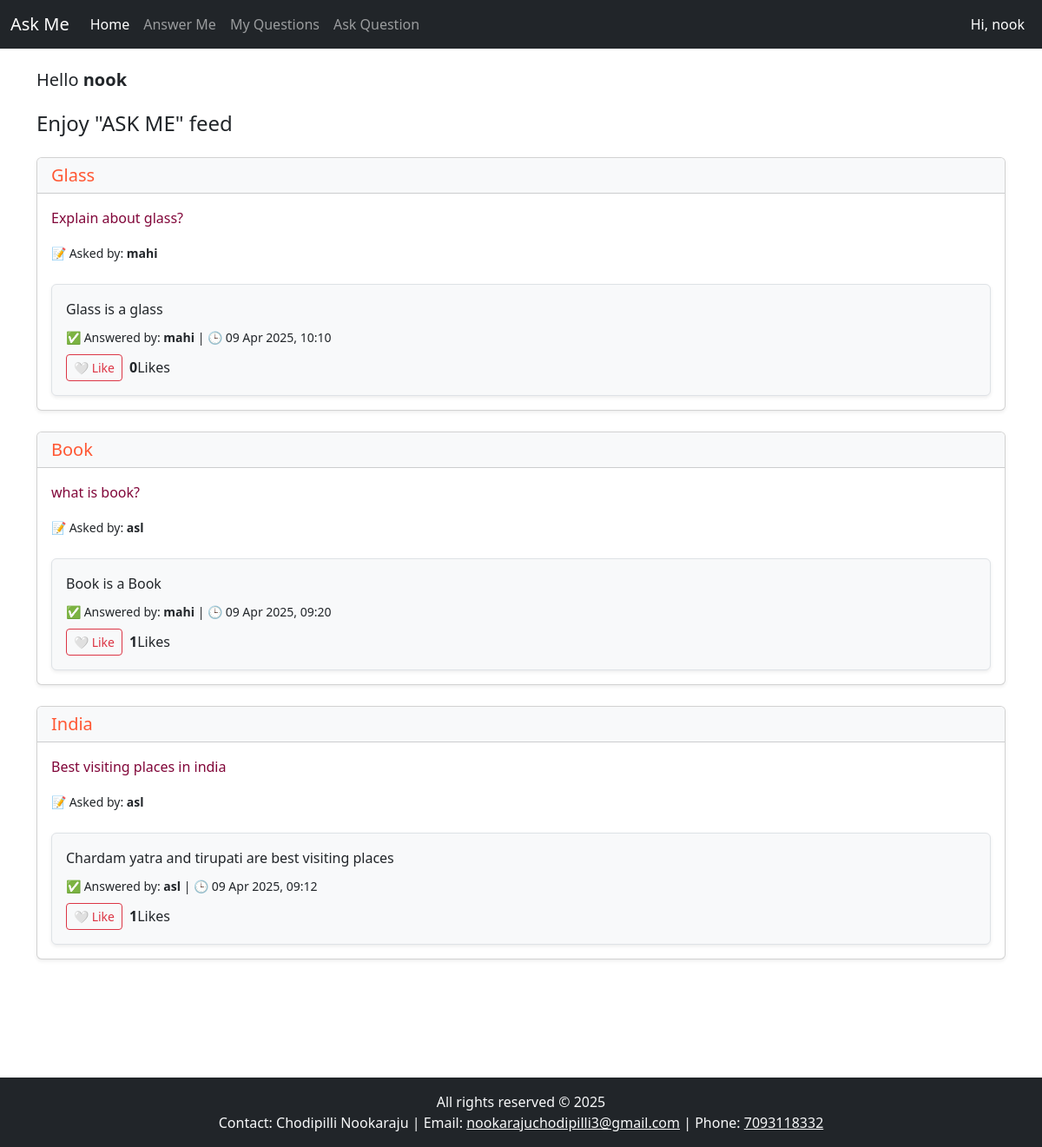
The app's page / (signed in) with its own data.
### askme/models.py (models this page shows, shortened)
class Question(models.Model):
    title = models.CharField(max_length=255)
    description = models.TextField(blank=True)
    asked_by = models.ForeignKey(User, on_delete=models.CASCADE, related_name='questions')
    created_at = models.DateTimeField(auto_now_add=True)

class Answer(models.Model):
    question = models.ForeignKey(Question, on_delete=models.CASCADE, related_name='answers')
    answered_by = models.ForeignKey(User, on_delete=models.CASCADE, related_name='answers')
    content = models.TextField()
    likes = models.ManyToManyField(User, related_name='liked_answer', blank=True)
    created_at = models.DateTimeField(auto_now_add=True)

### askme/views.py (the view)
# urls.py: path('', home, name='home'),
def home(request):
    questions = Question.objects.filter(answers__isnull=False).distinct().order_by('-created_at')
    return render(request, 'home.html', {'questions': questions})

### templates/home.html (shortened to what this page needs)
{% extends 'index.html' %}
{% block content %}
<h5 class="my-4">Hello <strong>{{ request.user }}</strong></h5>
<h4 class="mb-4">Enjoy "ASK ME" feed</h4>
{% for question in questions %}
  <div class="card shadow-sm mb-4 border-20">
    <div class="card-header bg-light text-dark">
      <h5 class="mb-0" style="color: #FF5733;"> {{ question.title }}</h5>
    </div>
    <div class="card-body">
      <p style="color:rgb(129, 6, 57);">{{ question.description }}</p>
      <p><small>📝 Asked by: <strong>{{ question.asked_by.username }}</strong></small></p>
      {% for answer in question.answers.all %}
        <div class="mt-4 p-3 border rounded bg-light shadow-sm" id="answer-{{ answer.id }}">
          <p class="mb-2 answer-content" style="max-height: 100px; overflow: hidden;" id="content-{{ answer.id }}">
            {{ answer.content }}
          </p>
          <p class="mb-2 mt-2">
            <small>
              ✅ Answered by: <strong>{{ answer.answered_by.username }}</strong> |
              🕒 {{ answer.created_at|date:"d M Y, H:i" }}
            </small>
          </p>
          <div class="d-flex align-items-center">
            <button class="btn btn-sm btn-outline-danger me-2 like-btn" data-id="{{ answer.id }}">
              {% if request.user in answer.likes.all %}
              ❤️ Unlike
              {% else %}
              🤍 Like
              {% endif %}
            </button>
            <span id="like-count-{{ answer.id }}"><strong>{{ answer.likes.count }}</strong></span> Likes
          </div>
        </div>
      {% endfor %}
    </div>
  </div>
{% empty %}
  <div class="alert alert-info mt-4">No answered questions yet.</div>
{% endfor %}
{% endblock %}

### templates/index.html (shortened to what this page needs)
<!DOCTYPE html>
<html lang="en">
<head>
    <link rel="stylesheet" href="https://cdn.jsdelivr.net/npm/bootstrap@5.3.0/dist/css/bootstrap.min.css">
</head>
<body>
<nav class="navbar navbar-expand-lg navbar-dark bg-dark fixed-top">
  <div class="container-fluid">
    <a class="navbar-brand" href="/">Ask Me</a>
    <div class="collapse navbar-collapse" id="navbarNav">
      <ul class="navbar-nav me-auto mb-2 mb-lg-0">
        <li class="nav-item">
            <a class="nav-link {% if request.path == '/' %}active{% endif %}" href="/">Home</a>
          </li>
          <li class="nav-item">
            <a class="nav-link {% if request.path == '/answer_me/' %}active{% endif %}" href="/answer_me/">Answer Me</a>
          </li>
          <li class="nav-item">
            <a class="nav-link {% if request.path == '/my_questions/' %}active{% endif %}" href="/my_questions/">My Questions</a>
          </li>
          <li class="nav-item">
            <a class="nav-link {% if request.path == '/ask/' %}active{% endif %}" href="/ask/">Ask Question</a>
          </li>
      </ul>
      <ul class="navbar-nav">
        {% if user.is_authenticated %}
        <li class="nav-item"><a class="nav-link  text-white" href="/profile/">Hi, {{request.user}}</a></li>
        {% else %}
        <li class="nav-item"><a class="nav-link" href="/login/">Login</a></li>
        <li class="nav-item"><a class="nav-link" href="/register/">Signup</a></li>
        {% endif %}
      </ul>
    </div>
  </div>
</nav>
<div class="container" style="margin-top: 80px;">
    {% block content %}
    {% endblock %}
</div>
<footer class="bg-dark text-light text-center py-3 fixed-bottom">
    <div class="container">
        <p class="mb-0">All rights reserved © 2025</p>
        <p class="mb-0">
            Contact: Chodipilli Nookaraju |
            Email: <a href="https://gmail.com" target="_blank" class="text-light">nookarajuchodipilli3@gmail.com</a> |
            Phone: <a href="tel:+917093118332" class="text-light">7093118332</a>
        </p>
    </div>
</footer>
</body>
</html>

### records on screen
Question: title "Glass", description "Explain about glass?", asked_by.username "mahi"
Answer: content "Glass is a glass", answered_by.username "mahi", created_at "09 Apr 2025, 10:10", shows "🤍 Like", likes.count "0"
Question: title "Book", description "what is book?", asked_by.username "asl"
Answer: content "Book is a Book", answered_by.username "mahi", created_at "09 Apr 2025, 09:20", shows "🤍 Like", likes.count "1"
Question: title "India", description "Best visiting places in india", asked_by.username "asl"
Answer: content "Chardam yatra and tirupati are best visiting places", answered_by.username "asl", created_at "09 Apr 2025, 09:12", shows "🤍 Like", likes.count "1"

### other values on screen
{{ request.user }} "nook"
